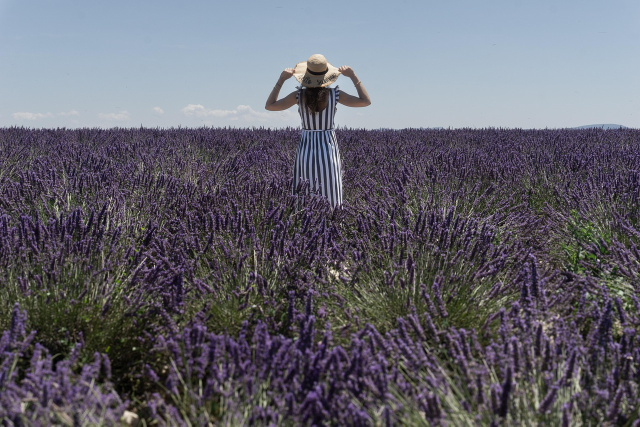
#> input picture project_2/assets/test1.jpg, 1280 x 853 px (shown at 1/2 size)
$ python framework.py
#> lines starting #> are read from the running program, lines starting #| are printed output that depends on the picture
### project_2/image_compressor.py
import numpy as np
from PIL import Image

class ImageCompressor:
    """
    A class for compressing images using K-means clustering.
    """
    def __init__(self, image_path):
        """
        Initialize the ImageCompressor with an image.

        Args:
            image_path (str): Path to the image file
        """
        # Load and store the original image
        self.original_image = Image.open(image_path)
        self.original_array = np.array(self.original_image) / 255.0  # Normalize to [0, 1]

        # Dictionary to store k-means results for different k values
        self.kmeans_images = {}

        # Track the current k value
        self.current_k = 0

        # Store original image dimensions
        self.height, self.width, self.channels = self.original_array.shape

    # [102 lines left out: functions _calculate_distances, _custom_kmeans, kmeans, not called in this run]

    def get_image(self):
        """
        Get the current image based on the k value.

        Returns:
            numpy.ndarray: Original image if k=0, otherwise the compressed image
        """
        if self.current_k == 0:
            return self.original_array
        return self.kmeans_images[self.current_k]

### project_2/framework.py
from PIL import Image
import matplotlib.pyplot as plt
import numpy as np
from matplotlib.widgets import Slider, Button
from image_compressor import ImageCompressor
import os

# List of image filenames
image_filenames = ["assets/test1.jpg", "assets/test2.jpg", "assets/test3.jpg", "assets/test4.jpg", "assets/test5.jpg"]

# Check if files exist
for filename in image_filenames:
    if not os.path.exists(filename):
        raise FileNotFoundError(f"File not found: {filename}")

# Create a list of ImageCompressor objects
image_compressor_list = [ImageCompressor(filename) for filename in image_filenames]
#> in __init__, self.original_image is the input picture: PIL image 1280x853 RGB; mean R, G, B 100.7, 100.5, 110.1
#> call 2 of __init__, with image_path = 'assets/test2.jpg'
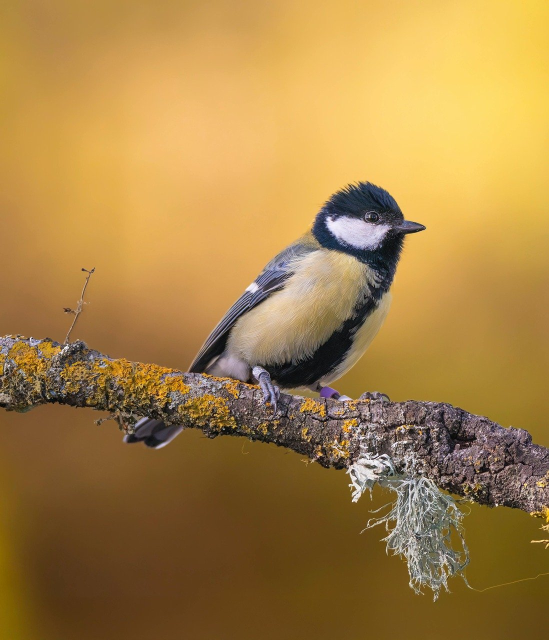
#> input picture project_2/assets/test2.jpg, 1097 x 1280 px (shown at 1/2 size)
#> in __init__, self.original_image is the input picture: PIL image 1097x1280 RGB; mean R, G, B 167.3, 130.9, 70.6
#> call 3 of __init__, with image_path = 'assets/test3.jpg'
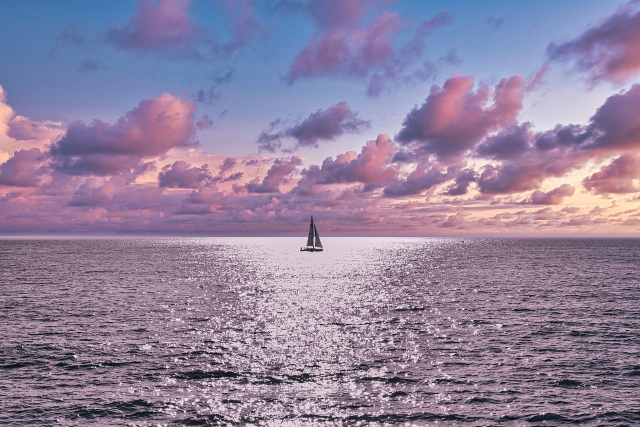
#> input picture project_2/assets/test3.jpg, 1280 x 854 px (shown at 1/2 size)
#> in __init__, self.original_image is the input picture: PIL image 1280x854 RGB; mean R, G, B 145.1, 130.1, 157.5
#> call 4 of __init__, with image_path = 'assets/test4.jpg'
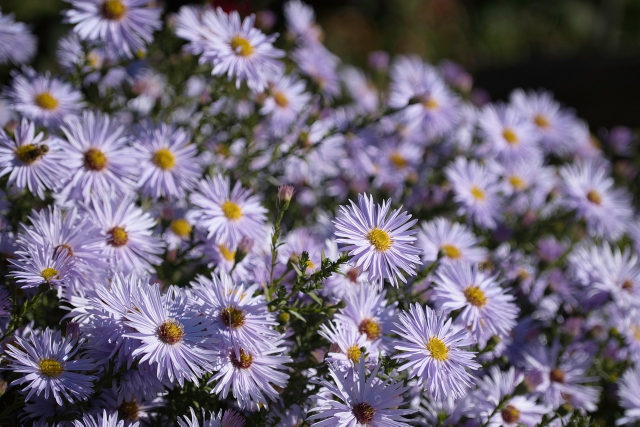
#> input picture project_2/assets/test4.jpg, 1280 x 853 px (shown at 1/2 size)
#> in __init__, self.original_image is the input picture: PIL image 1280x853 RGB; mean R, G, B 109, 101.2, 117.5
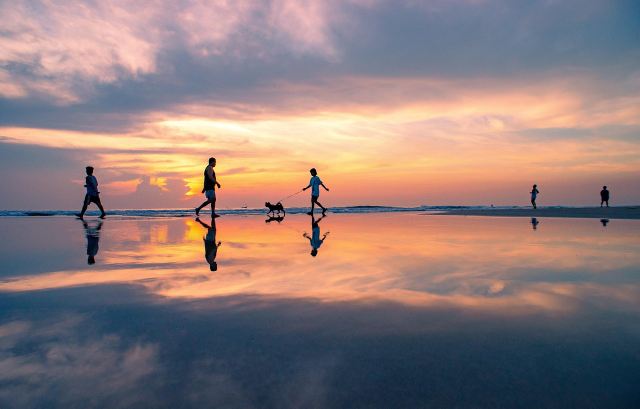
#> input picture project_2/assets/test5.jpg, 1280 x 817 px (shown at 1/2 size)
#> in __init__, self.original_image is the input picture: PIL image 1280x817 RGB; mean R, G, B 143.2, 123.7, 122.2

# Initialize with the first image
current_image_index = 0

# Create the initial plot
fig, ax = plt.subplots(figsize=(8, 8))
plt.subplots_adjust(bottom=0.3)  # Adjust space for buttons and slider
ax.set_title(f"Image Compression with K-Means Clustering")
ax.axis('off')

# Display the initial image
img_display = ax.imshow(image_compressor_list[current_image_index].get_image())

# Add a slider for k-means control
ax_slider = plt.axes([0.25, 0.1, 0.5, 0.03])  # x, y, width, height
slider = Slider(ax_slider, 'Clusters (k)', 0, 64, valinit=image_compressor_list[current_image_index].current_k, valstep=1)

# Update function for slider
def update(val):
    k = int(slider.val)
    # Update the current k value
    image_compressor_list[current_image_index].current_k = k

    # If k > 0, perform k-means clustering if not already computed
    if k > 0:
        image_compressor_list[current_image_index].kmeans(k)

    # Update the displayed image
    img_display.set_data(image_compressor_list[current_image_index].get_image())

    # Update the title to reflect the current k value
    ax.set_title(f"Image Compression with K-Means Clustering (k={k})")

    # Redraw the canvas
    fig.canvas.draw_idle()

# Function to load and display the next/previous image
def change_image(direction):
    global current_image_index
    if direction == 'next':
        # Move to the next image, wrapping around if necessary
        current_image_index = (current_image_index + 1) % len(image_compressor_list)
    elif direction == 'prev':
        # Move to the previous image, wrapping around if necessary
        current_image_index = (current_image_index - 1) % len(image_compressor_list)

    # Get the current k value for this image
    current_k = image_compressor_list[current_image_index].current_k

    # Update the slider to match the current k value
    slider.set_val(current_k)

    # Update the displayed image
    img_display.set_data(image_compressor_list[current_image_index].get_image())

    # Update the title
    ax.set_title(f"Image Compression with K-Means Clustering (k={current_k})")

    # Redraw the canvas
    fig.canvas.draw_idle()

# Add "Previous" and "Next" buttons
ax_prev = plt.axes([0.1, 0.01, 0.1, 0.075])  # x, y, width, height
ax_next = plt.axes([0.8, 0.01, 0.1, 0.075])
button_prev = Button(ax_prev, 'Previous')
button_next = Button(ax_next, 'Next')

# Define the button callbacks
button_prev.on_clicked(lambda event: change_image('prev'))
button_next.on_clicked(lambda event: change_image('next'))

# Connect the slider to the update function
slider.on_changed(update)

# Show the plot
plt.show()
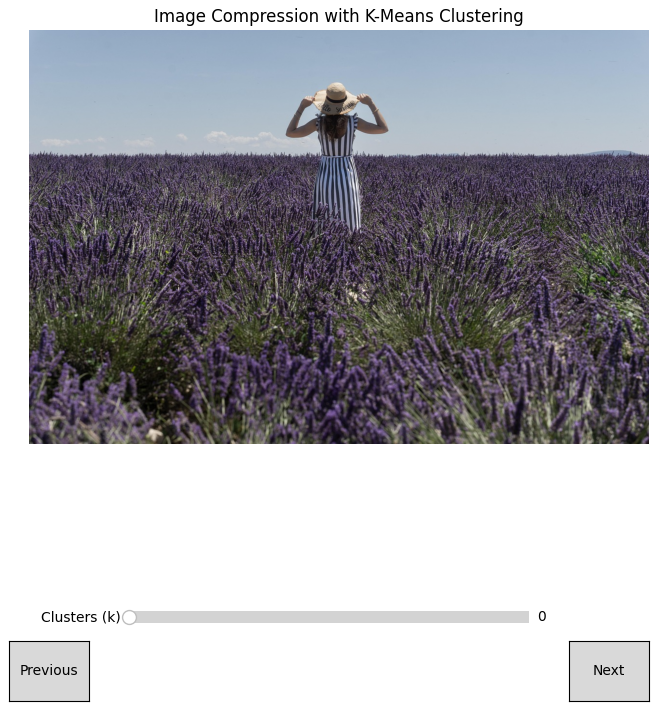
#> figure drawn by matplotlib, 2 panels
